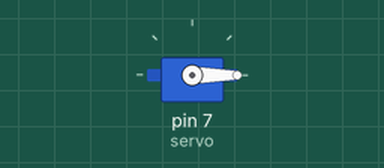
A sketch run on a simulated Arduino Uno, built with avr-gcc and run on an emulated ATmega328P. Parts: servo.

Above: at 0.05 s.
At 3.0 s:
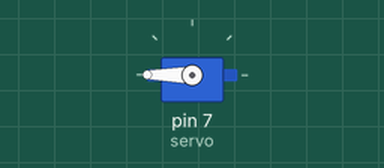
Timing chart, 0 to 6.9 s (numbered marks = the images above):
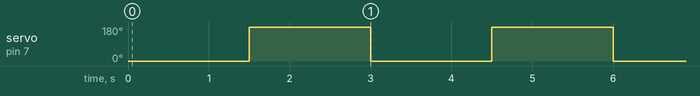

The sketch:

servomotor.ino
```cpp
#include <Servo.h>

Servo servo;

void setup() {
  servo.attach(7);
  servo.write(0);

}

void loop() {
  servo.write(0);
  delay(1500);
  servo.write(180);
  delay(1500);

}
```

Measured:
- by itself, servo on pin 7 (servo): alternates 180° for 1.5 s and 0° for 1.5 s
